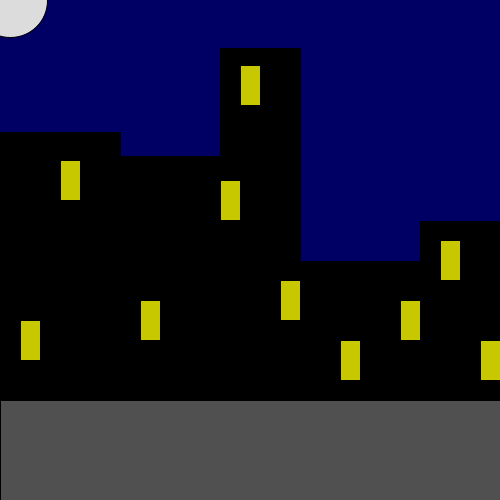
Frame 1 (no input)
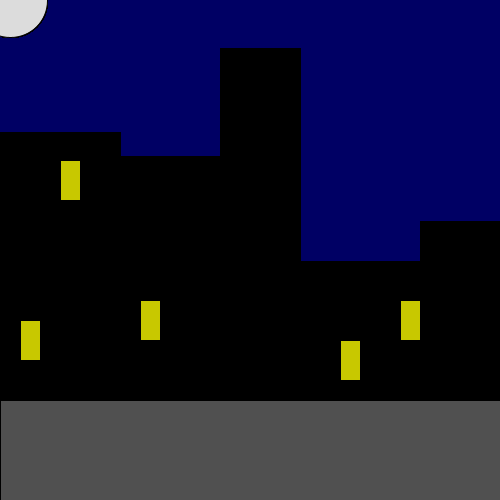
Frame 60 (the mouse pressed at the canvas centre just before this capture)
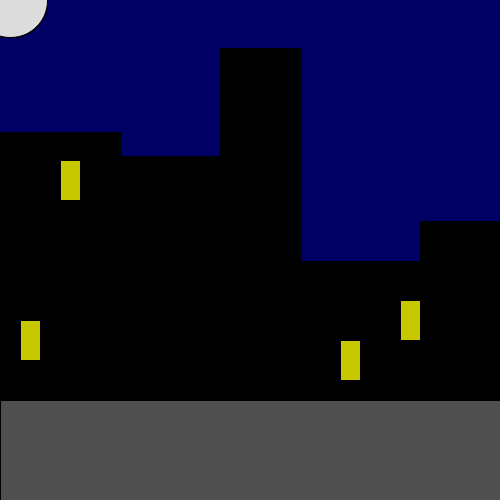
Frame 120 (the mouse held since frame 60 and released just before this capture)

The Processing sketch that drew these frames (run headless with seeded random() and noise(); from frame 60 on, the mouse is pressed at the canvas centre):

// Processing sketch: processing_161715
// ── processing_161715.pde

/*
Assignment <<<HW3>>>
 Zachary Amador
 CSC 103 - Creative Computing - Fall 2014
 Submitted: 16 September 2014
 
 This file makes a cityscape at night, with lights flashing on and off in the buildings.
 This isn't any particualar city, but if it was, it would be a constantly changing one.
 There is also a moon in the top left corner.
 */

float buildingHeight1 = random(100, 150);
float buildingHeight2 = random(150, 175);
float buildingHeight3 = random(25, 50);
float buildingHeight4 = random(250, 300);
float buildingHeight5 = random(200, 225);
boolean lightsOut1 = false;
boolean lightsOut2 = false;
boolean lightsOut3 = false;
boolean lightsOut4 = false;
boolean lightsOut5 = false;

void setup() {

  size(500, 500);
  background(0, 0, 100);
}

void draw() {

  fill(0);
  //buildings from left to right
  rect(0, buildingHeight1, 120, 400);
  rect(120, buildingHeight2, 100, 350);
  rect(220, buildingHeight3, 80, 475);
  rect(300, buildingHeight4, 120, 200);
  rect(420, buildingHeight5, 80, 300);

  
  
  //window lights from left to right
  
  if (lightsOut1) {
    fill(0);
  } else {
    fill(200, 200, 0);
  }
  
  if (random(100) < 1) {
    lightsOut1 = ! lightsOut1; 
  }
  
  //first building
  rect(20, 320, 20, 40);
  rect(60, 160, 20, 40);

 if (lightsOut2) {
    fill(0);
  } else {
    fill(200, 200, 0);
  }
  
  if (random(100) < 1) {
    lightsOut2 = ! lightsOut2; 
  }
  //second building
  rect(140, 300, 20, 40);

 if (lightsOut3) {
    fill(0);
  } else {
    fill(200, 200, 0);
  }
  
  if (random(100) < 1) {
    lightsOut3 = ! lightsOut3; 
  }
  //third building
  rect(220, 180, 20, 40);
  rect(240, 65, 20, 40);
  rect(280, 280, 20, 40);

  if (lightsOut4) {
    fill(0);
  } else {
    fill(200, 200, 0);
  }
  
  if (random(100) < 1) {
    lightsOut4 = ! lightsOut4; 
  }
  //fourth building
  rect(340, 340, 20, 40);
  rect(400, 300, 20, 40);

  if (lightsOut5) {
    fill(0);
  } else {
    fill(200, 200, 0);
  }
  
  if (random(100) < 1) {
    lightsOut5 = ! lightsOut5; 
  }
  //fifth building
  rect(440, 240, 20, 40);
  rect(480, 340, 20, 40);

  //moon
  fill(220);
  ellipse(10, 0, 75, 75);

  //sidewalk
  fill(80);
  rect(0, 400, 500, 100);
}
